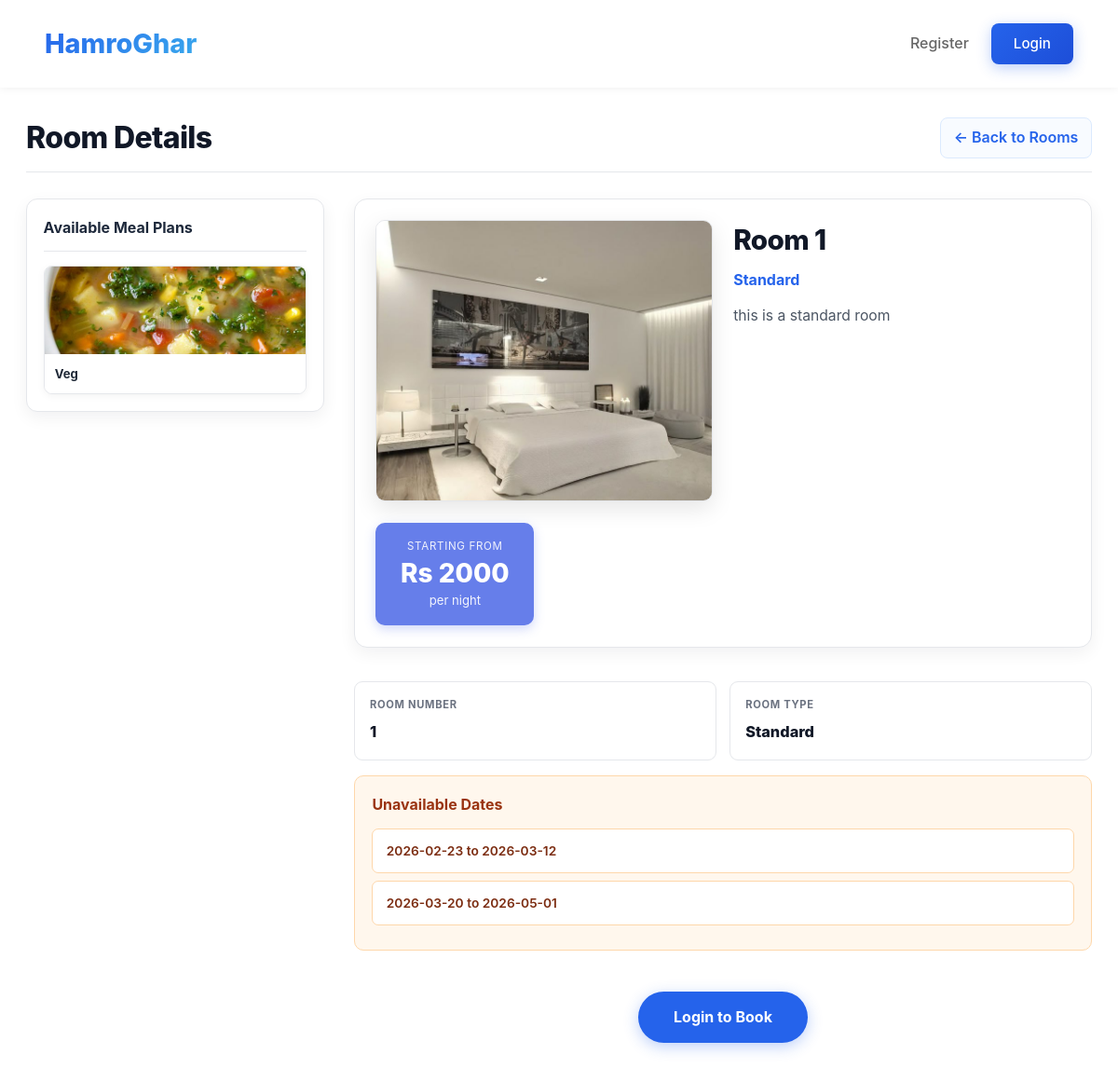
/view_room/1, run on an earlier commit of the app's database.
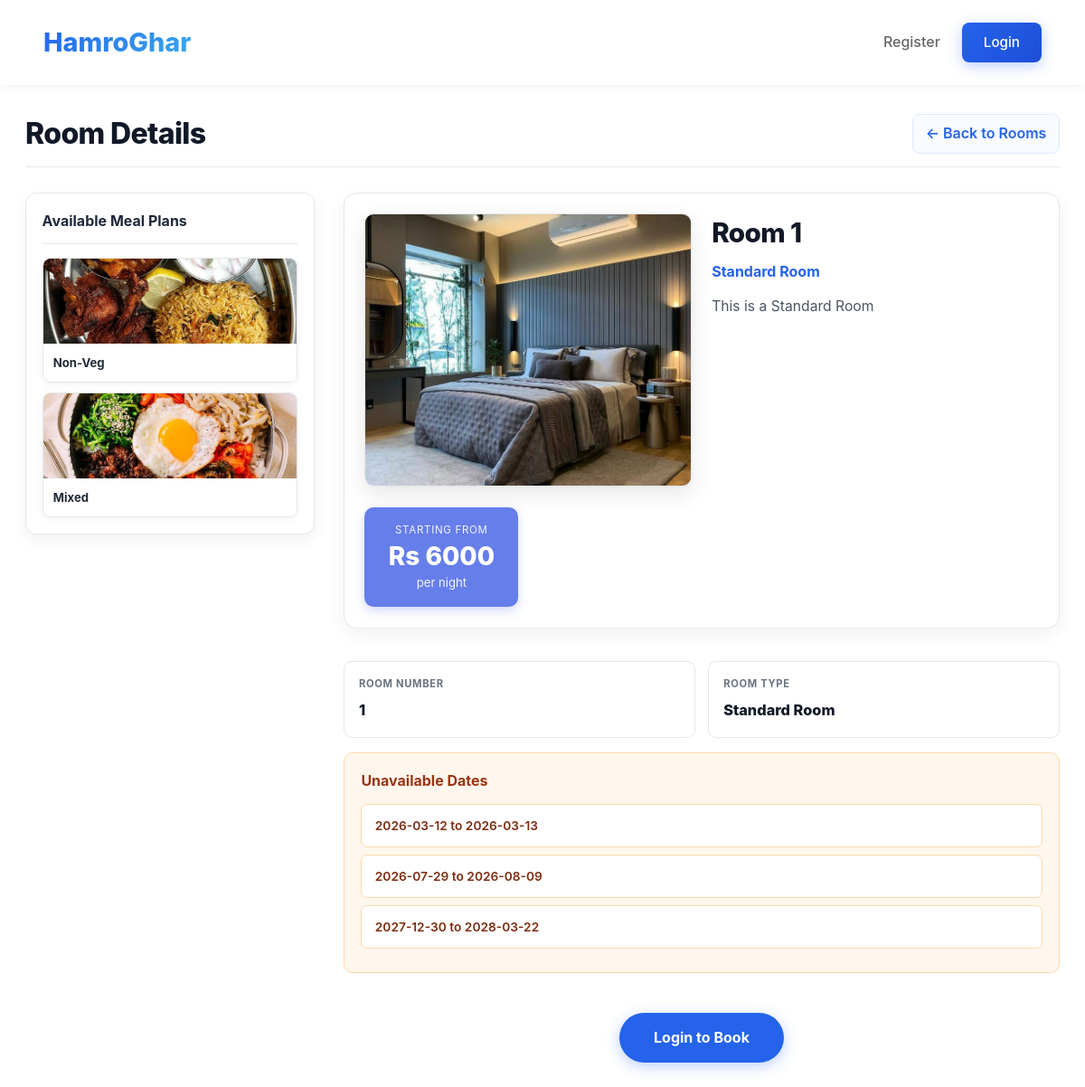
And on a later commit of the database.
### tables this page shows
CREATE TABLE meal_plans (
            meal_plan_id INTEGER PRIMARY KEY AUTOINCREMENT,
            meal_plan_name TEXT UNIQUE NOT NULL,
            image_path TEXT
        );

CREATE TABLE room_types (
            room_type_id INTEGER PRIMARY KEY AUTOINCREMENT,
            room_type_name TEXT UNIQUE NOT NULL,
            description TEXT,
            price_per_night INTEGER,
            image_path TEXT,
            max_guests INTEGER NOT NULL DEFAULT 2 CHECK(max_guests >= 1)
        );

CREATE TABLE rooms (
            room_id INTEGER PRIMARY KEY AUTOINCREMENT,
            room_number TEXT UNIQUE NOT NULL,
            room_type_id INTEGER NOT NULL,
            price_per_night INTEGER,
            FOREIGN KEY(room_type_id) REFERENCES room_types(room_type_id) ON DELETE CASCADE
        );

### app.py (the view)
    @app.get("/view_room/<int:room_id>")
    def view_room(room_id):
        room = room_model.find_public_room(room_id)
        if not room:
            flash("Room not found!", "danger")
            return redirect(url_for("landing"))
        meal_plans = meal_plan_model.list_meal_plans()
        unavailable_ranges = get_unavailable_ranges(room_id)
        return render_template(
            "view_room.html",
            room=room,
            meal_plans=meal_plans,
            unavailable_ranges=unavailable_ranges,
        )

### app.py (called while the page is built)
def get_stay_row(row):
    total_nights = int(row["total_nights"] or 0)
    checkin = datetime(row["arrival_year"], row["arrival_month"], row["arrival_date"]).date()
    checkout = checkin + timedelta(days=total_nights)
    return checkin, checkout, total_nights

def get_unavailable_ranges(room_id):
    rows = booking_model.list_active_windows(room_id)
    ranges = []
    for row in rows:
        start, end, nights = get_stay_row(row)
        if nights > 0:
            ranges.append({"start": start.isoformat(), "end": end.isoformat()})
    return ranges

### hotel_app/models/booking_model.py (called while the page is built)
def list_active_windows(room_id):
    conn = db_model.conn()
    rows = conn.execute(
        """
        SELECT arrival_year, arrival_month, arrival_date, total_nights
        FROM bookings
        WHERE room_id = ? AND booking_status = 'Not_Canceled'
    """,
        (room_id,),
    ).fetchall()
    conn.close()
    return rows

### hotel_app/models/db.py (called while the page is built)
def conn():
    conn = sqlite3.connect(DB_PATH)
    conn.row_factory = sqlite3.Row
    conn.execute("PRAGMA foreign_keys = ON")
    return conn

### hotel_app/models/meal_plan_model.py (called while the page is built)
def list_meal_plans():
    conn = db_model.conn()
    rows = conn.execute("SELECT * FROM meal_plans").fetchall()
    conn.close()
    return rows

### hotel_app/models/room_model.py (called while the page is built)
def find_public_room(room_id):
    conn = db_model.conn()
    row = conn.execute(
        """
        SELECT r.room_id, r.room_number, r.price_per_night, t.room_type_name, t.image_path, t.description
        FROM rooms r
        JOIN room_types t ON r.room_type_id = t.room_type_id
        WHERE r.room_id=?
    """,
        (room_id,),
    ).fetchone()
    conn.close()
    return row

### templates/view_room.html (shortened to what this page needs)
<!DOCTYPE html>
<html lang="en">
<head>
    <link rel="stylesheet" href="{{ url_for('static', filename='css/landing.css') }}">
    <link rel="stylesheet" href="{{ url_for('static', filename='css/flash.css') }}">
    <link rel="stylesheet" href="{{ url_for('static', filename='css/view_room.css') }}">
</head>
<body>
    <header>
        <div class="logo">HamroGhar</div>
        <div class="header-right">
            <a href="{{ url_for('register') }}">Register</a>
            <a href="{{ url_for('login') }}" class="btn btn-primary header-login-btn">Login</a>
        </div>
    </header>
    <div class="view-room-container">
        <div class="room-detail-header">
            <h1>Room Details</h1>
            <a href="{{ url_for('landing') }}" class="back-link">
                &larr; Back to Rooms
            </a>
        </div>
        <div class="main-content-layout">
            {% if meal_plans and meal_plans|length > 0 %}
            <div class="meal-plans-sidebar">
                <h3>Available Meal Plans</h3>
                <div class="meal-plans-list">
                    {% for meal_plan in meal_plans %}
                    {% if meal_plan.meal_plan_name != 'No Meal' %}
                    <div class="meal-plan-item">
                        {% if meal_plan.image_path %}
                        <img src="{{ url_for('static', filename='uploads/menu_plans/' ~ meal_plan.image_path) }}"
                             alt="{{ meal_plan.meal_plan_name }}">
                        {% else %}
                        <img src="https://via.placeholder.com/300x150/e5e7eb/6b7280?text=Meal+Plan"
                             alt="Meal Plan">
                        {% endif %}
                        <div class="meal-plan-name">{{ meal_plan.meal_plan_name }}</div>
                    </div>
                    {% endif %}
                    {% endfor %}
                </div>
            </div>
            {% endif %}
            <div class="room-details-column">
                <div class="room-overview">
                    <div class="room-image-container">
                        {% if room.image_path %}
                        <img src="{{ url_for('static', filename='uploads/rooms/' ~ room.image_path) }}" alt="{{ room.room_type_name }}">
                        {% else %}
                        <img src="https://via.placeholder.com/300x200/6366f1/ffffff?text=Room+{{ room.room_number }}" alt="Room Image">
                        {% endif %}
                    </div>
                    <div class="room-basic-info">
                        <h2 class="room-title">Room {{ room.room_number }}</h2>
                        <p class="room-type">{{ room.room_type_name }}</p>
                        {% if room.description %}
                        <p class="room-description">{{ room.description }}</p>
                        {% endif %}
                    </div>
                    <div class="price-section">
                        <div class="price-label">Starting from</div>
                        <div class="price-amount">Rs {{ room.price_per_night|default(0) }}</div>
                        <div class="price-per-night">per night</div>
                    </div>
                </div>
                <div class="room-details-section">
                    <div class="room-info-grid">
                        <div class="info-item">
                            <strong>Room Number</strong>
                            <span>{{ room.room_number }}</span>
                        </div>
                        <div class="info-item">
                            <strong>Room Type</strong>
                            <span>{{ room.room_type_name }}</span>
                        </div>
                    </div>
                    <div class="unavailable-dates-section">
                        <h3>Unavailable Dates</h3>
                        <ul class="unavailable-list">
                            {% if unavailable_ranges and unavailable_ranges|length > 0 %}
                                {% for r in unavailable_ranges %}
                                    <li>{{ r.start[:10] }} to {{ r.end[:10] }}</li>
                                {% endfor %}
                            {% else %}
                                <li class="empty-state">No unavailable dates. Room is available for booking!</li>
                            {% endif %}
                        </ul>
                    </div>
                </div>
                <div class="book-button-container">
                    <a href="{{ url_for('book_room', room_id=room.room_id) if session.get('user_id') else url_for('login', next=url_for('book_room', room_id=room.room_id)) }}"
                       class="btn-book-large">
                        {% if session.get('user_id') %}
                            Book Now
                        {% else %}
                            Login to Book
                        {% endif %}
                    </a>
                </div>
            </div>
        </div>
    </div>
</body>
</html>

### static/css/landing.css (style rules this page uses)
* { margin: 0; padding: 0; box-sizing: border-box; }
body { font-family: -apple-system, BlinkMacSystemFont, 'Segoe UI', Roboto, sans-serif; line-height: 1.6; color: #333; background: #ffffff; }
header { display: flex; justify-content: space-between; align-items: center; padding: 1.5rem 3rem; background: #ffffff; box-shadow: 0 2px 8px rgba(0, 0, 0, 0.05); position: sticky; top: 0; z-index: 100; }
.logo { font-size: 1.8rem; font-weight: 800; background: linear-gradient(135deg, #2563eb, #3aabed); -webkit-background-clip: text; -webkit-text-fill-color: transparent; background-clip: text; }
.header-right { display: flex; gap: 1.5rem; align-items: center; }
.header-right a { text-decoration: none; color: #666; font-weight: 500; transition: color 0.3s; padding: 0.5rem 0; }
.header-right a.header-login-btn { color: #fff; padding: 0.6rem 1.5rem; font-size: 0.95rem; }
h1 { font-size: 3.5rem; margin-bottom: 1.5rem; color: #ffffff; font-weight: 800; line-height: 1.2; }
.btn { padding: 0.9rem 2rem; font-size: 1rem; text-decoration: none; border-radius: 8px; border: none; cursor: pointer; font-weight: 600; transition: all 0.3s ease; display: inline-block; }
.btn-primary { background: linear-gradient(135deg, #2563eb, #1d4ed8); color: white; box-shadow: 0 4px 15px rgba(37, 99, 235, 0.3); }

What changed in the data, as far as the page shows it:
removed meal_plans: image_path (picture), meal_plan_name "Veg"
added meal_plans: image_path (picture), meal_plan_name "Non-Veg"
added meal_plans: image_path (picture), meal_plan_name "Mixed"
changed room_types: image_path: a different picture; room_type_name "Standard" → "Standard Room"; description "this is a standard room" → "This is a Standard Room"
changed rooms: price_per_night "2000" → "6000"
Also different on the page:
new list line: "2026-03-12 to 2026-03-13"
new list line: "2026-07-29 to 2026-08-09"
new list line: "2027-12-30 to 2028-03-22"
list line gone: "2026-02-23 to 2026-03-12"
list line gone: "2026-03-20 to 2026-05-01"
